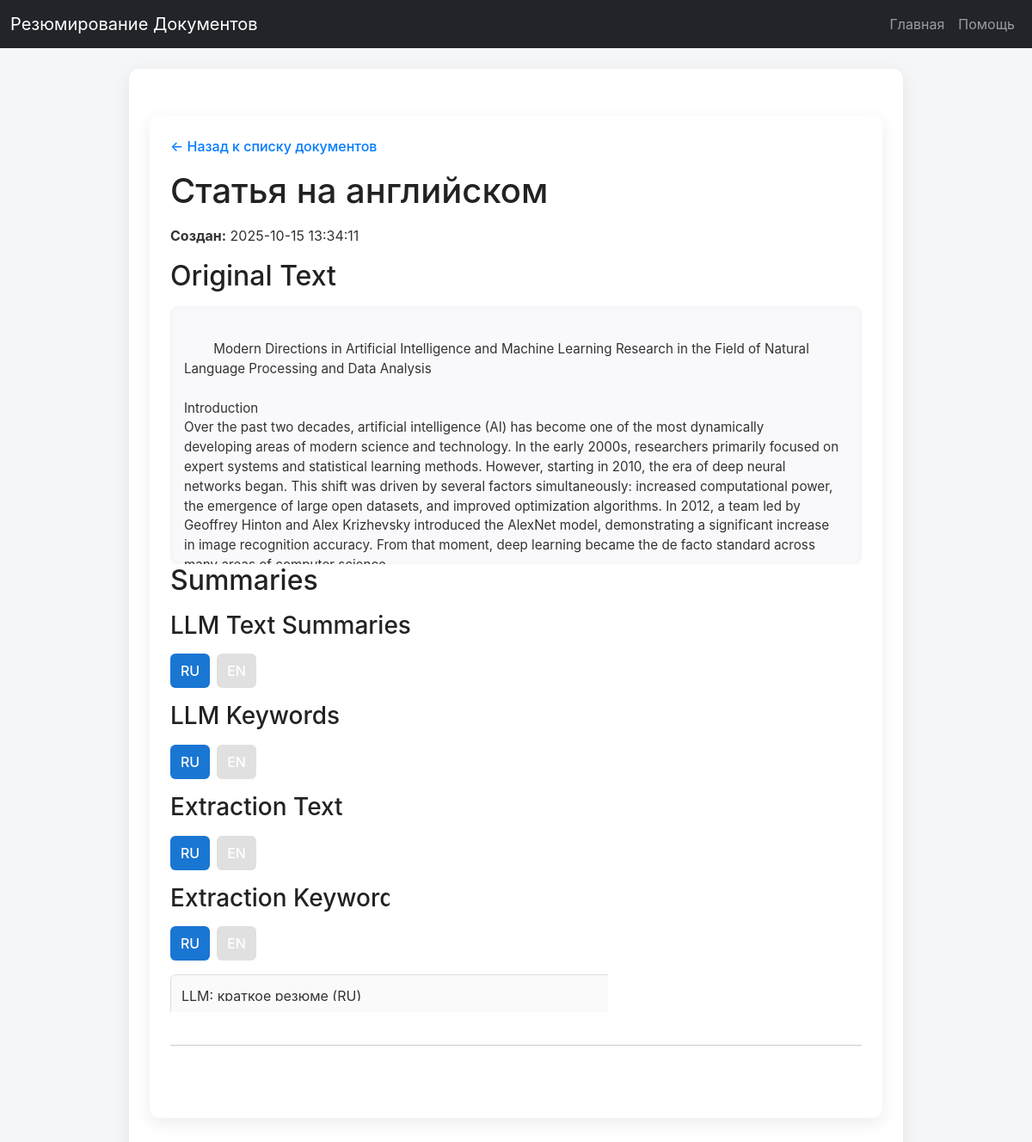
Screenshot of /documents/2 with the database file from the repository.
### models.py (models this page shows)
class TextDocument(Base):
    __tablename__ = "text_documents"
    id = Column(Integer, primary_key=True, autoincrement=True)
    file_name = Column(String, nullable=False)
    name = Column(String, nullable=False, unique=True)
    original_text = Column(String, nullable=False)
    summary_json = Column(JSON, nullable=False)
    created_at = Column(DateTime(timezone=True), server_default=func.now())

### web_routes.py (the view)
@router.get("/documents/{doc_id}", response_class=HTMLResponse)
async def view_document(doc_id: int, request: Request, service: DocumentService = Depends(get_document_service)):
    try:
        doc = await service.get_document(doc_id)
        return request.app.templates.TemplateResponse(
            "document.html",
            {"request": request, "doc": doc}
        )
    except ValueError as e:
        return request.app.templates.TemplateResponse(
            "error.html",
            {"request": request, "message": str(e)},
            status_code=404
        )

### templates/document.html (shortened to what this page needs)
{% extends "base.html" %}
{% block content %}
<div class="container">
     <p><a href="/" class="back-link">&larr; Назад к списку документов</a></p>
    <h1>{{ doc.name or doc.file_name }}</h1>
    <p><strong>Создан:</strong> {{ doc.created_at }}</p>
    <h2>Original Text</h2>
    <div class="original">
        {{ doc.original_text }}
    </div>
    <h2>Summaries</h2>
   <div class="tab-buttons-group">
  <h3>LLM Text Summaries</h3>
  <div class="tab-buttons">
      <button onclick="showTab('llm_text_ru', this)" class="active">RU</button>
      <button onclick="showTab('llm_text_en', this)">EN</button>
  </div>
</div>
<div class="tab-buttons-group">
  <h3>LLM Keywords</h3>
  <div class="tab-buttons">
      <button onclick="showTab('llm_keyword_ru', this)" class="active">RU</button>
      <button onclick="showTab('llm_keyword_en', this)">EN</button>
  </div>
</div>
<div class="tab-buttons-group">
  <h3>Extraction Text</h3>
  <div class="tab-buttons">
      <button onclick="showTab('extr_text_ru', this)" class="active">RU</button>
      <button onclick="showTab('extr_text_en', this)">EN</button>
  </div>
</div>
<div class="tab-buttons-group">
  <h3>Extraction Keywords</h3>
  <div class="tab-buttons">
      <button onclick="showTab('extr_keyword_ru', this)" class="active">RU</button>
      <button onclick="showTab('extr_keyword_en', this)">EN</button>
  </div>
</div>
    <div id="llm_text_ru" class="tab-content active">
        <p>{{ doc.summary.llm_text_summary.ru }}</p>
    </div>
    <hr>
   <div class="action-buttons">
    <a href="/documents/{{ doc.id }}/report/download" class="btn download-btn">📄 Скачать PDF</a>
    <a href="/documents/{{ doc.id }}/report/print" target="_blank" class="btn print-btn">🖨️ Печать PDF</a>
</div>
</div>
{% endblock %}

### static/styles.css (style rules this page uses)
body { font-family: 'Inter', sans-serif; background: #f4f6f8; color: #333; margin: 0; padding: 0; }
.container { max-width: 900px; margin: 30px auto; background: #fff; padding: 24px; border-radius: 12px; box-shadow: 0 6px 20px rgba(0,0,0,0.08); }
.back-link { text-decoration: none; color: #007bff; font-weight: 500; }
h1, h2, h3, h4 { color: #222; margin-bottom: 16px; }
.original { white-space: pre-wrap; background: #f9f9fb; padding: 16px; border-radius: 8px; max-height: 300px; overflow-y: auto; box-shadow: inset 0 0 6px rgba(0,0,0,0.03); font-size: 0.95rem; }
.tab-buttons { display: flex; flex-wrap: wrap; margin-bottom: 16px; gap: 8px; }
.tab-buttons button { padding: 8px 12px; border: none; background: #e0e0e0; cursor: pointer; border-radius: 6px; transition: background 0.2s, transform 0.2s; }
.tab-buttons button.active { background: #1976d2; color: white; font-weight: 500; }
.tab-content { display: none; padding: 12px; border: 1px solid #ddd; border-radius: 6px; margin-bottom: 16px; background: #fafafa; }
.tab-content.active { display: block; }
button, .btn { font-weight: 500; padding: 8px 16px; border-radius: 8px; border: none; cursor: pointer; transition: all 0.2s; text-decoration: none; display: inline-block; text-align: center; }
button { background: linear-gradient(135deg, #4f9cff, #0066ff); color: white; }
.action-buttons { display: flex; gap: 12px; margin-top: 20px; }
.action-buttons .btn { background: linear-gradient(135deg, #4f9cff, #0066ff); color: white; transition: all 0.2s; }

### rows the page displays
TextDocument: name "Статья на английском", created_at "2025-10-15 13:34:11", original_text "Modern Directions in Artificial Intelligence and Machine Learning Research in the Field of Natural Language Processing and Data Analysis Introduction Over the past two decades, artificial intelligence (AI) has become one of the most dynamically developing areas of modern science and technology. In the early 2000s, researchers primarily focused on expert systems and statistical learning methods. However, starting in 2010, the era of deep neural networks began. This shift was driven by several factors simultaneously: increased computational power, the emergence of large open datasets, and improved optimization algorithms. In 2012, a team led by Geoffrey Hinton and Alex Krizhevsky introduced…"

### other values shown
{{ doc.summary.llm_text_summary.ru }} "LLM: краткое резюме (RU)"
